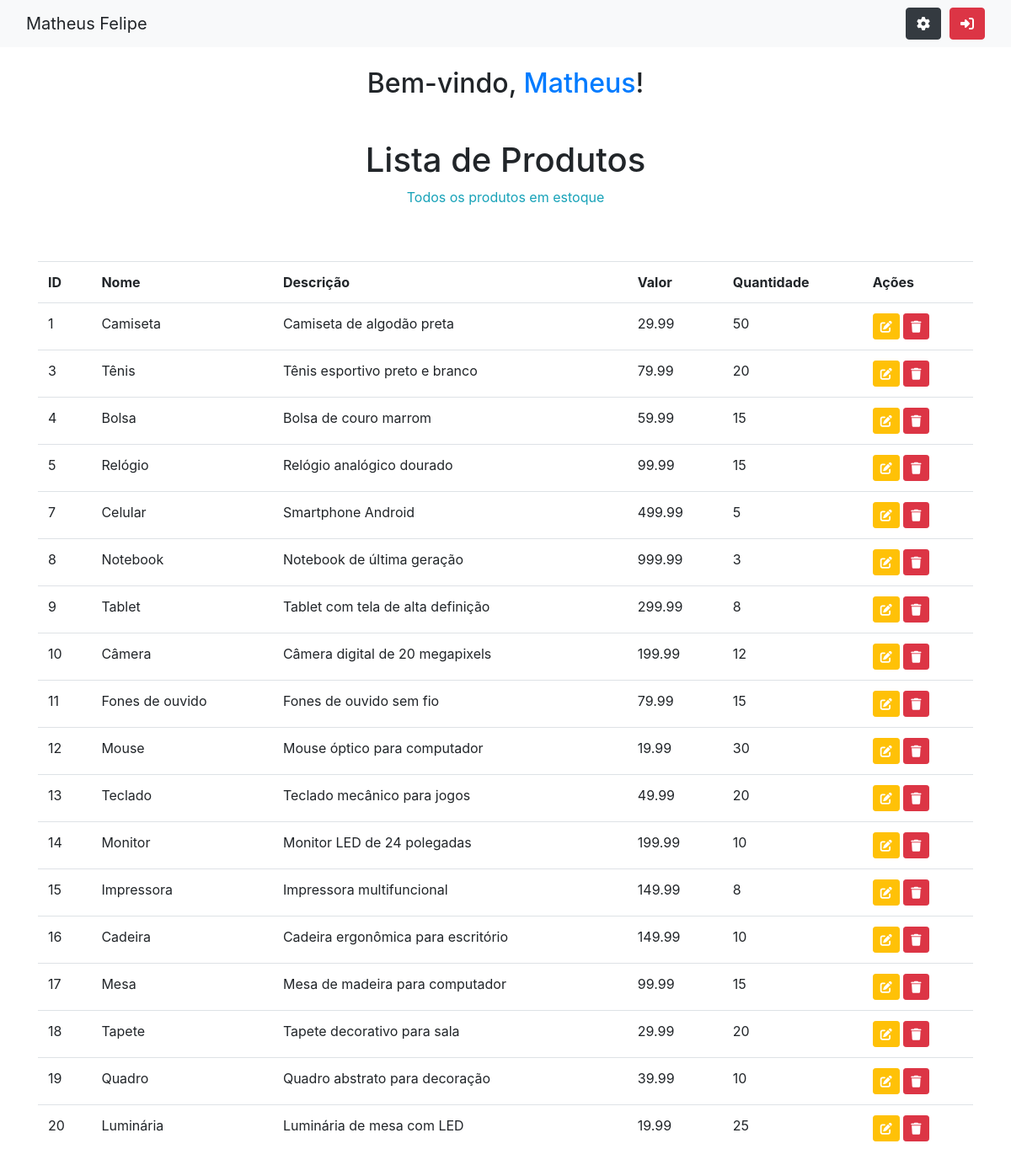
The app's page /produtos.php (signed in) with its own data.
### tables this page shows
CREATE TABLE `produto` (
  `id_produto` int(11) NOT NULL,
  `nome` varchar(70) NOT NULL,
  `descricao` varchar(70) NOT NULL,
  `valor` float NOT NULL,
  `quantidade` int(11) NOT NULL
);

### produtos.php (the view, shortened to what this page needs)
<?php
require_once 'bd_venda.php';
$sql = "SELECT * FROM produto";
$result = $conexao->query($sql);
$nomeUsuario = $_SESSION['usuario']['nome'];
?>
<!DOCTYPE html>
<html>
<head>
    <link rel="stylesheet" href="https://cdn.jsdelivr.net/npm/bootstrap@4.1.3/dist/css/bootstrap.min.css"
>
</head>
<body>
    <nav class="navbar navbar-light bg-light">
        <div class="container-fluid">
            <a class="navbar-brand">Matheus Felipe</a>
            <div class="d-flex input-group w-auto">
            <li class="nav-item" style="list-style: none;">
                    <a class='btn btn-dark text-white' href='config.php' data-toggle="tooltip" data-placement="bottom" title='Configuração'>
                        <i class="fa-solid fa-gear"></i>
                    </a>
                </li>
                <li class="nav-item" style="list-style: none; margin-left: 10px;">
                    <a href="logout.php" class="btn btn-danger" data-toggle="tooltip" data-placement="bottom" title='Sair'>
                        <i class="fa-solid fa-right-to-bracket"></i>
                    </a>
                </li>
            </div>
        </div>
    </nav>
    <div class="container">
        <div class="container text-center mb-4 mt-4">
            <h2>Bem-vindo, <?php echo '<span class="text-primary">'.$nomeUsuario.'</span>'; ?>!</h2>
        </div>
        <h1 class="text-center mt-5">Lista de Produtos</h1>
        <p class="text-info text-center">Todos os produtos em estoque</p>
        <br><br>
        <table class="table">
            <tr>
                <th>ID</th>
                <th>Nome</th>
                <th>Descrição</th>
                <th>Valor</th>
                <th>Quantidade</th>
                <th>Ações</th>
            </tr>
            <?php while ($row = $result->fetch_assoc()): ?>
                <tr>
                    <td>
                        <?php echo $row['id_produto']; ?>
                    </td>
                    <td>
                        <?php echo $row['nome']; ?>
                    </td>
                    <td>
                        <?php echo $row['descricao']; ?>
                    </td>
                    <td>
                        <?php echo $row['valor']; ?>
                    </td>
                    <td>
                        <?php echo $row['quantidade']; ?>
                    </td>
                    <td>
                        <a class='btn btn-sm btn-warning text-white'
                            href='editar_produto.php?id_produto=<?php echo $row['id_produto']; ?>' data-toggle='tooltip' data-placement='top' title='Editar'>
                            <i class="fa-solid fa-pen-to-square"></i>
                        </a>
                        <a class='btn btn-sm btn-danger'
                            href='excluir_produto.php?id_produto=<?php echo $row['id_produto']; ?>' data-toggle="tooltip" data-placement="top" title='Deletar'>
                            <i class="fa-solid fa-trash"></i>
                        </a>
                    </td>
                </tr>
            <?php endwhile; ?>
        </table>
    </div>
</body>
</html>

### records on screen
produto: id_produto "1", nome "Camiseta", descricao "Camiseta de algodão preta", valor "29.99", quantidade "50"
produto: id_produto "3", nome "Tênis", descricao "Tênis esportivo preto e branco", valor "79.99", quantidade "20"
produto: id_produto "4", nome "Bolsa", descricao "Bolsa de couro marrom", valor "59.99", quantidade "15"
produto: id_produto "5", nome "Relógio", descricao "Relógio analógico dourado", valor "99.99", quantidade "15"
produto: id_produto "7", nome "Celular", descricao "Smartphone Android", valor "499.99", quantidade "5"
produto: id_produto "8", nome "Notebook", descricao "Notebook de última geração", valor "999.99", quantidade "3"
produto: id_produto "9", nome "Tablet", descricao "Tablet com tela de alta definição", valor "299.99", quantidade "8"
produto: id_produto "10", nome "Câmera", descricao "Câmera digital de 20 megapixels", valor "199.99", quantidade "12"
produto: id_produto "11", nome "Fones de ouvido", descricao "Fones de ouvido sem fio", valor "79.99", quantidade "15"
produto: id_produto "12", nome "Mouse", descricao "Mouse óptico para computador", valor "19.99", quantidade "30"
produto: id_produto "13", nome "Teclado", descricao "Teclado mecânico para jogos", valor "49.99", quantidade "20"
produto: id_produto "14", nome "Monitor", descricao "Monitor LED de 24 polegadas", valor "199.99", quantidade "10"
produto: id_produto "15", nome "Impressora", descricao "Impressora multifuncional", valor "149.99", quantidade "8"
produto: id_produto "16", nome "Cadeira", descricao "Cadeira ergonômica para escritório", valor "149.99", quantidade "10"
produto: id_produto "17", nome "Mesa", descricao "Mesa de madeira para computador", valor "99.99", quantidade "15"
produto: id_produto "18", nome "Tapete", descricao "Tapete decorativo para sala", valor "29.99", quantidade "20"
produto: id_produto "19", nome "Quadro", descricao "Quadro abstrato para decoração", valor "39.99", quantidade "10"
produto: id_produto "20", nome "Luminária", descricao "Luminária de mesa com LED", valor "19.99", quantidade "25"

### other values on screen
$nomeUsuario "Matheus"
